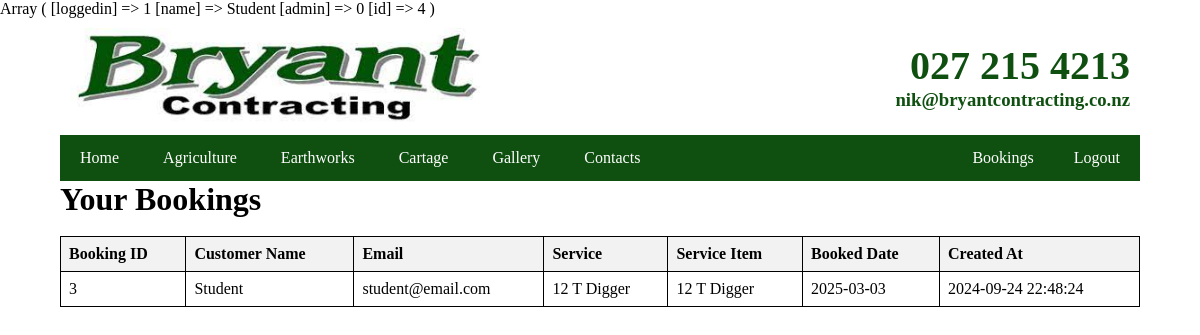
/custdashboard_bookings.php (signed in), run on the app's committed database.
### tables this page shows
CREATE TABLE `bookings` (
  `id` int(11) NOT NULL,
  `customer_id` int(11) NOT NULL,
  `service_id` int(11) NOT NULL,
  `date_booking` date NOT NULL,
  `created_at` timestamp NOT NULL DEFAULT current_timestamp()
);

CREATE TABLE `accounts` (
  `id` int(11) NOT NULL,
  `username` varchar(50) NOT NULL,
  `password` varchar(255) NOT NULL,
  `email` varchar(100) NOT NULL,
  `admin` int(11) NOT NULL,
  `activation_code` varchar(50) DEFAULT ''
);

CREATE TABLE `service` (
  `id` int(11) NOT NULL,
  `service_name` varchar(40) NOT NULL,
  `items` text NOT NULL,
  `type` varchar(40) NOT NULL
);

### custdashboard_bookings.php (the view, shortened to what this page needs)
<?php
require 'setup.php';
print_r($_SESSION);
$customer_id = $_SESSION['id'];
$stmt = $conn->prepare("
    SELECT
        bookings.id AS booking_id,
        accounts.username AS customer_name,
        accounts.email AS customer_email,
        service.service_name,
        service.items,
        bookings.date_booking,
        bookings.created_at
    FROM
        bookings
    LEFT JOIN
        accounts ON bookings.customer_id = accounts.id
    LEFT JOIN
        service ON bookings.service_id = service.id
    WHERE bookings.customer_id= ?
    ORDER BY
        bookings.date_booking, accounts.username
");
$stmt->bind_param("i", $customer_id);
$stmt->execute();
$results = $stmt->get_result();
?>
<!DOCTYPE html>
<html>
    <head>
        <link rel="stylesheet" type="text/css" href="css/style.css">
    </head>
    <body>
        <div class="wrapper">
            <?php include 'header.php'; ?>
        <h1>Your Bookings</h1>
        <br>
        <table>
            <tr>
                <th>Booking ID</th>
                <th>Customer Name</th>
                <th>Email</th>
                <th>Service</th>
                <th>Service Item</th>
                <th>Booked Date</th>
                <th>Created At</th>
            </tr>
            <?php while ($row = $results->fetch_assoc()): ?>
            <tr>
            <td><?php echo htmlspecialchars($row['booking_id']); ?></td>
            <td><?php echo htmlspecialchars($row['customer_name']); ?></td>
            <td><?php echo htmlspecialchars($row['customer_email']); ?></td>
            <td><?php echo htmlspecialchars($row['service_name']); ?></td>
            <td><?php echo htmlspecialchars($row['items']); ?></td>
            <td><?php echo htmlspecialchars($row['date_booking']); ?></td>
            <td><?php echo htmlspecialchars($row['created_at']); ?></td>
            </tr>
            <?php endwhile; ?>
        </table>
    </body>
</html>

### CSS/style.css (style rules this page uses)
.wrapper { margin: 0 auto; width: 90%; }
* { margin: 0; padding: 0; box-sizing: border-box; }

### custdashboard_bookings.php (style rules this page uses)
table { width: 100%; border-collapse: collapse; }
table, th, td { border: 1px solid black; }
th, td { padding: 8px; text-align: left; }
th { background-color: #f2f2f2; }

### data on the page
bookings: id "3", customer.username "Student", customer.email "student@email.com", service.service_name "12 T Digger", service.items "12 T Digger", date_booking "2025-03-03", created_at "2024-09-24 22:48:24"
